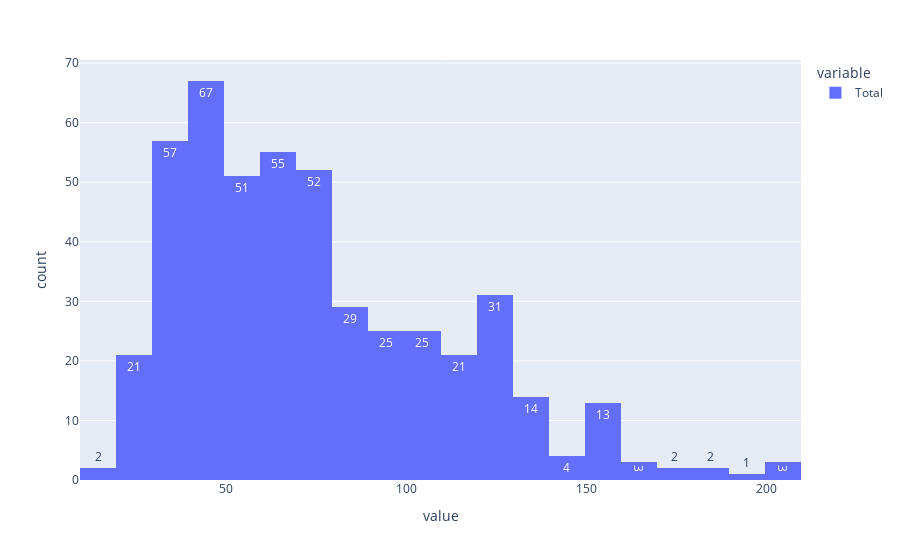

Notebook cell for this chart:
### Code cell
px.histogram(dados["Total"], text_auto=True)

### Figure 1 — Plotly figure (JSON) as saved in the notebook; plotly's stock layout.template omitted (floating-point values rounded to 4 significant figures; data arrays with more than 128 entries replaced by an {"elided": "..."} marker saying what was removed)
{"data": [{"alignmentgroup": "True", "bingroup": "x", "hovertemplate": "variable=Total<br>value=%{x}<br>count=%{y}<extra></extra>", "legendgroup": "Total", "marker": {"color": "#636efa", "pattern": {"shape": ""}}, "name": "Total", "offsetgroup": "Total", "orientation": "v", "showlegend": true, "texttemplate": "%{value}", "type": "histogram", "x": {"elided": "478 int values"}, "xaxis": "x", "yaxis": "y"}], "layout": {"barmode": "relative", "legend": {"title": {"text": "variable"}, "tracegroupgap": 0}, "margin": {"t": 60}, "xaxis": {"anchor": "y", "domain": [0, 1], "title": {"text": "value"}}, "yaxis": {"anchor": "x", "domain": [0, 1], "title": {"text": "count"}}}}
